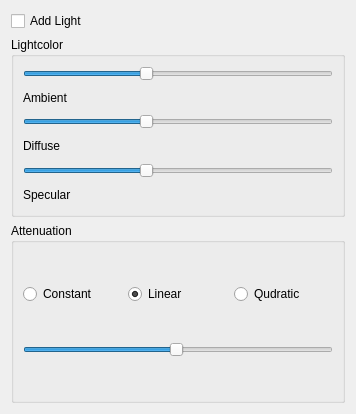
<?xml version="1.0" encoding="UTF-8"?>
<ui version="4.0">
 <class>lightDialog</class>
 <widget class="QDialog" name="lightDialog">
  <property name="geometry">
   <rect>
    <x>0</x>
    <y>0</y>
    <width>356</width>
    <height>414</height>
   </rect>
  </property>
  <property name="windowTitle">
   <string>Dialog</string>
  </property>
  <layout class="QVBoxLayout" name="verticalLayout">
   <item>
    <layout class="QHBoxLayout" name="horizontalLayout">
     <item>
      <widget class="QCheckBox" name="checkBox">
       <property name="text">
        <string>Add Light</string>
       </property>
      </widget>
     </item>
    </layout>
   </item>
   <item>
    <widget class="QGroupBox" name="groupBox">
     <property name="title">
      <string>Lightcolor</string>
     </property>
     <layout class="QVBoxLayout" name="verticalLayout_2">
      <item>
       <widget class="QSlider" name="horizontalSlider">
        <property name="maximum">
         <number>255</number>
        </property>
        <property name="value">
         <number>100</number>
        </property>
        <property name="orientation">
         <enum>Qt::Horizontal</enum>
        </property>
       </widget>
      </item>
      <item>
       <widget class="QLabel" name="label">
        <property name="text">
         <string>Ambient</string>
        </property>
       </widget>
      </item>
      <item>
       <widget class="QSlider" name="horizontalSlider_2">
        <property name="maximum">
         <number>255</number>
        </property>
        <property name="value">
         <number>100</number>
        </property>
        <property name="orientation">
         <enum>Qt::Horizontal</enum>
        </property>
       </widget>
      </item>
      <item>
       <widget class="QLabel" name="label_2">
        <property name="text">
         <string>Diffuse</string>
        </property>
       </widget>
      </item>
      <item>
       <widget class="QSlider" name="horizontalSlider_3">
        <property name="maximum">
         <number>255</number>
        </property>
        <property name="value">
         <number>100</number>
        </property>
        <property name="orientation">
         <enum>Qt::Horizontal</enum>
        </property>
       </widget>
      </item>
      <item>
       <widget class="QLabel" name="label_3">
        <property name="text">
         <string>Specular</string>
        </property>
       </widget>
      </item>
     </layout>
    </widget>
   </item>
   <item>
    <widget class="QGroupBox" name="groupBox_2">
     <property name="title">
      <string>Attenuation</string>
     </property>
     <layout class="QVBoxLayout" name="verticalLayout_3">
      <item>
       <layout class="QHBoxLayout" name="horizontalLayout_2">
        <item>
         <widget class="QRadioButton" name="radioButton_5">
          <property name="text">
           <string>Constant</string>
          </property>
          <property name="checked">
           <bool>false</bool>
          </property>
         </widget>
        </item>
        <item>
         <widget class="QRadioButton" name="radioButton_3">
          <property name="text">
           <string>Linear</string>
          </property>
          <property name="checked">
           <bool>true</bool>
          </property>
         </widget>
        </item>
        <item>
         <widget class="QRadioButton" name="radioButton_4">
          <property name="text">
           <string>Qudratic</string>
          </property>
         </widget>
        </item>
       </layout>
      </item>
      <item>
       <widget class="QSlider" name="Attenvalue">
        <property name="minimum">
         <number>1</number>
        </property>
        <property name="maximum">
         <number>100</number>
        </property>
        <property name="value">
         <number>50</number>
        </property>
        <property name="orientation">
         <enum>Qt::Horizontal</enum>
        </property>
       </widget>
      </item>
     </layout>
    </widget>
   </item>
  </layout>
 </widget>
 <resources/>
 <connections/>
</ui>
